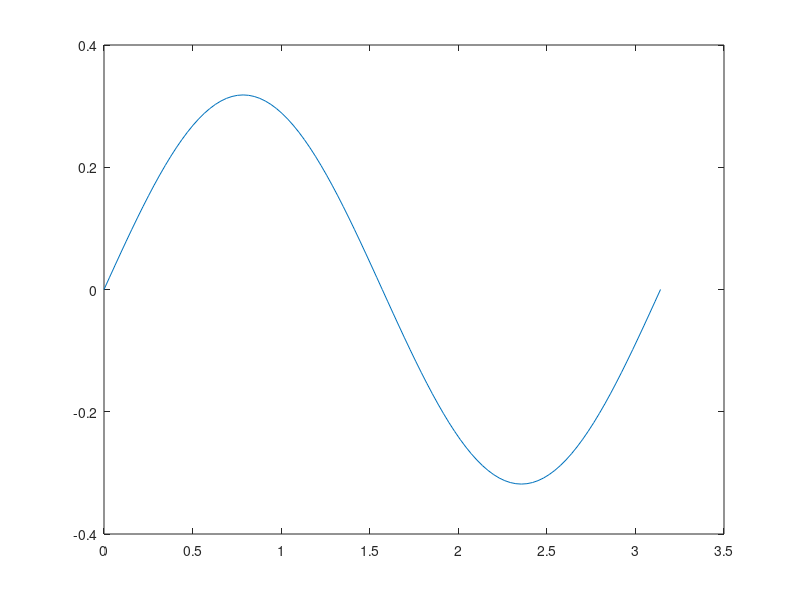
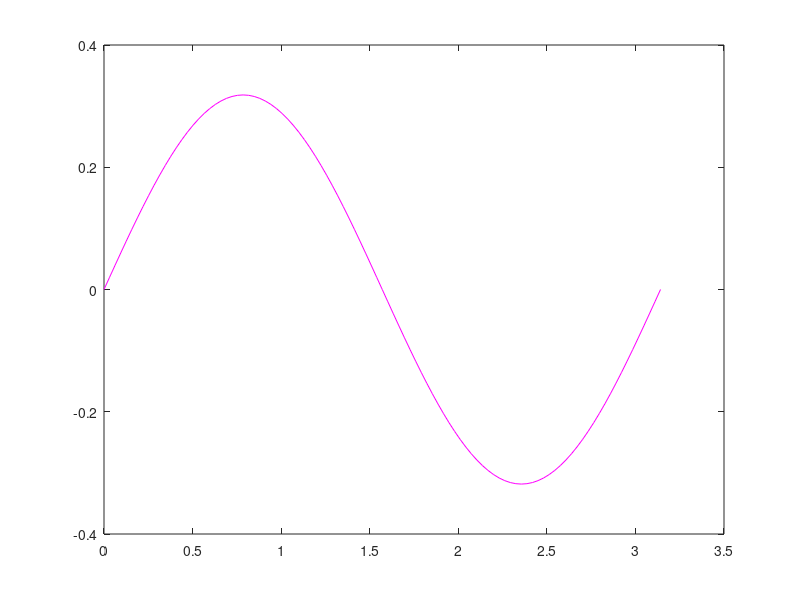

The MATLAB source for these figures, in order:
clear, clc
in=0;
fin=pi;
x =0:pi/100:fin;
a_o=1/2;
ar1 = (1/pi)*sin(2*x)
ar2 = -(1/(2*pi))*sin(4*x);
ar3 = (1/(3*pi))*sin(3*2*x);
ar4 = -(1/(4*pi))*sin(4*2*x);
ar5 = (1/(5*pi))*sin(5*2*x);
arc= (1/(1i*(pi)))*exp(1i*2*x);
%com= a_o*1/2+(arc);
arf=a_o*1/2+(ar1+ar2+ar3+ar4+ar5);
plot(x, arc)
hold on
figure(2)
plot(x, ar1,'m')
% plot(x, ar3)
% plot(x,arf)